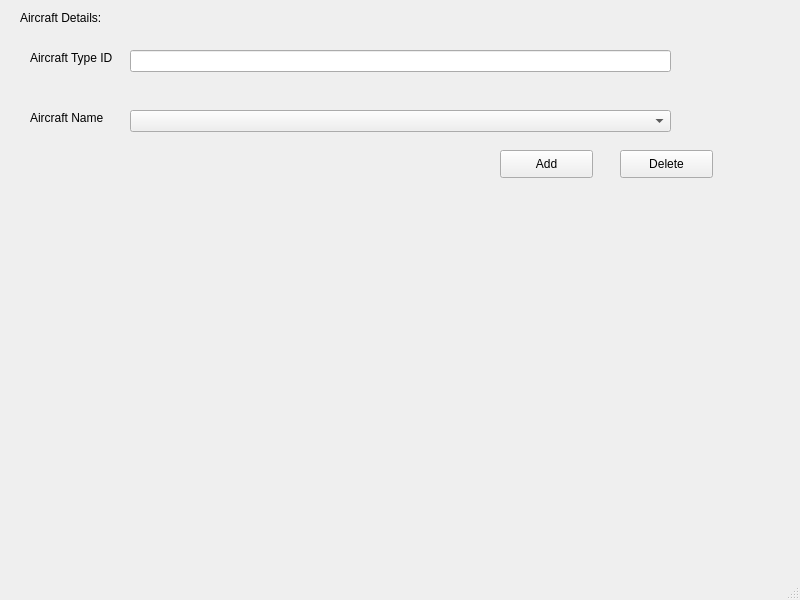
<?xml version="1.0" encoding="UTF-8"?>
<ui version="4.0">
 <class>MainWindow</class>
 <widget class="QMainWindow" name="MainWindow">
  <property name="geometry">
   <rect>
    <x>0</x>
    <y>0</y>
    <width>800</width>
    <height>600</height>
   </rect>
  </property>
  <property name="windowTitle">
   <string>MainWindow</string>
  </property>
  <widget class="QWidget" name="centralwidget">
   <widget class="QLabel" name="label">
    <property name="geometry">
     <rect>
      <x>20</x>
      <y>10</y>
      <width>91</width>
      <height>16</height>
     </rect>
    </property>
    <property name="text">
     <string>Aircraft Details:</string>
    </property>
   </widget>
   <widget class="QLabel" name="label_2">
    <property name="geometry">
     <rect>
      <x>30</x>
      <y>50</y>
      <width>101</width>
      <height>16</height>
     </rect>
    </property>
    <property name="text">
     <string>Aircraft Type ID</string>
    </property>
   </widget>
   <widget class="QLineEdit" name="lineEdit">
    <property name="geometry">
     <rect>
      <x>130</x>
      <y>50</y>
      <width>541</width>
      <height>22</height>
     </rect>
    </property>
   </widget>
   <widget class="QLabel" name="label_3">
    <property name="geometry">
     <rect>
      <x>30</x>
      <y>110</y>
      <width>81</width>
      <height>16</height>
     </rect>
    </property>
    <property name="text">
     <string>Aircraft Name</string>
    </property>
   </widget>
   <widget class="QComboBox" name="comboBox">
    <property name="geometry">
     <rect>
      <x>130</x>
      <y>110</y>
      <width>541</width>
      <height>22</height>
     </rect>
    </property>
   </widget>
   <widget class="QPushButton" name="pushButton_2">
    <property name="geometry">
     <rect>
      <x>620</x>
      <y>150</y>
      <width>93</width>
      <height>28</height>
     </rect>
    </property>
    <property name="text">
     <string>Delete</string>
    </property>
   </widget>
   <widget class="QPushButton" name="pushButton">
    <property name="geometry">
     <rect>
      <x>500</x>
      <y>150</y>
      <width>93</width>
      <height>28</height>
     </rect>
    </property>
    <property name="text">
     <string>Add</string>
    </property>
   </widget>
  </widget>
  <widget class="QMenuBar" name="menubar">
   <property name="geometry">
    <rect>
     <x>0</x>
     <y>0</y>
     <width>800</width>
     <height>26</height>
    </rect>
   </property>
  </widget>
  <widget class="QStatusBar" name="statusbar"/>
 </widget>
 <resources/>
 <connections/>
</ui>
